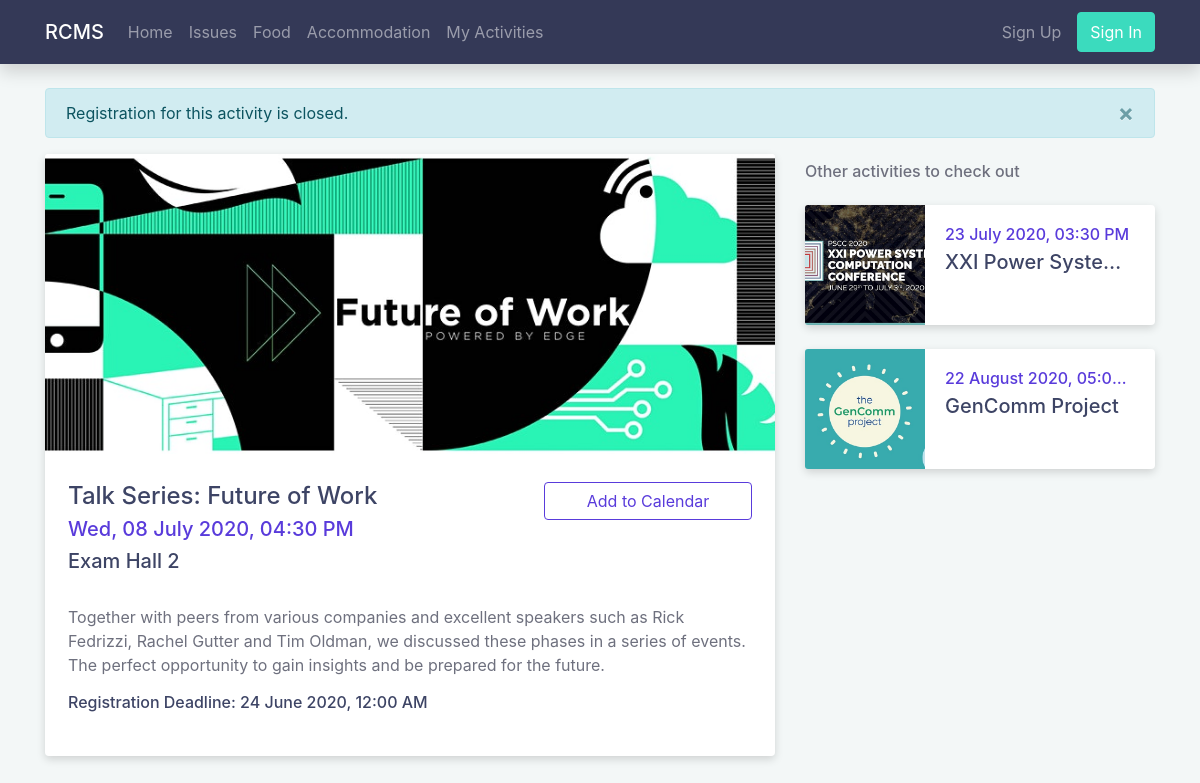
Page /activities/3 on the committed database.
### tables this page shows
CREATE TABLE activity
(
    id                    INTEGER UNSIGNED AUTO_INCREMENT PRIMARY KEY,
    name                  VARCHAR(200)  NOT NULL,
    img                   VARCHAR(2083) NOT NULL,
    venue                 VARCHAR(200)  NOT NULL,
    description           VARCHAR(5000) NOT NULL,
    activity_date         DATETIME      NOT NULL,
    registration_deadline DATETIME      NOT NULL
);

### src/models/Database.php (called while the page is built, shortened)
<?php
class Database
{
    private ?PDO $connection;
    private string $dbname;
    private string $username;
    private string $password;
    private string $host;
    private string $port;
    private string $charset;
    public function __construct(string $dbname, string $username, string $password, string $host = 'localhost', string $port = '3306', string $charset = 'utf8mb4')
    {
        $this->dbname = $dbname;
        $this->username = $username;
        $this->password = $password;
        $this->host = $host;
        $this->port = $port;
        $this->charset = $charset;
    }
    public function getConnection(): PDO
    {
        if (!isset($this->connection)) {
            $dsn = "mysql:dbname=$this->dbname;host=$this->host;port=$this->port;charset=$this->charset";
            $options = [
                PDO::ATTR_DEFAULT_FETCH_MODE => PDO::FETCH_ASSOC,
                PDO::ATTR_ERRMODE => PDO::ERRMODE_EXCEPTION,
                PDO::ATTR_EMULATE_PREPARES => false,
                PDO::MYSQL_ATTR_FOUND_ROWS => true,
            ];
            try {
                $this->connection = new PDO($dsn, $this->username, $this->password, $options);
            } catch (PDOException $e) {
                throw $e;
            }
        }
        return $this->connection;
    }
}

### src/models/ActivityModel.php (called while the page is built, shortened)
<?php
class ActivityModel
{
    private PDO $connection;
    public function __construct(PDO $connection)
    {
        $this->connection = $connection;
    }
    public function getAllExceptId(int $id): array
    {
        try {
            $stmt = $this->connection->prepare('SELECT * FROM activity WHERE NOT id = ? AND activity_date >= CURDATE() ORDER BY activity_date');
            $stmt->execute([$id]);
            $data = $stmt->fetchAll();
            return $data;
        } catch (PDOException $exception) {
            error_log('ActivityModel: getAllExceptId: ' . $exception->getMessage()  . ' id: ' . $id);
            throw $exception;
        }
    }
    public function getById(int $id): array
    {
        try {
            $stmt = $this->connection->prepare('SELECT * FROM activity WHERE id = ?');
            $stmt->execute([$id]);
            $data = $stmt->fetch();
            return $data;
        } catch (PDOException $exception) {
            error_log('ActivityModel: getById: ' . $exception->getMessage() . ' id: ' . $id);
            throw $exception;
        }
    }
}

### src/modules/activity/activity-details.php (the view, shortened to what this page needs)
<?php
include '../src/templates/header.php';
include '../src/templates/navbar.php';
include '../src/models/ActivityModel.php';
$matches = [];
preg_match('/^\/activities\/(\w+)\/?$/i', $_SERVER['REQUEST_URI'], $matches);
$activity_id = intval($matches[1]);
$not_found = false;
if ($activity_id != 0) {
    $db = new Database(DATABASE_NAME, DATABASE_USERNAME, DATABASE_PASSWORD);
    $server_err = false;
    $record = [];
    try {
        $activity_model = new ActivityModel($db->getConnection());
        $record = $activity_model->getById($activity_id);
    } catch (PDOException $exception) {
        $server_err = true;
    }
    if (!$not_found && !$server_err) {
        $other_activities = [];
        try {
            $other_activities = $activity_model->getAllExceptId($activity_id);
        } catch (PDOException $exception) {
        }
    }
} else {
    $not_found = true;
}
?>
<main class="container">
    <?php if (!$not_found) : ?>
        <?php if (!$server_err) : ?>
            <?php if (date("Y-m-d H:i:s") >= $record['activity_date']): ?>
                <div class="alert alert-info alert-dismissible fade show" role="alert">
                    This activity has ended.
                    <button type="button" class="close" data-dismiss="alert">
                        <span>&times;</span>
                    </button>
                </div>
            <?php elseif (date("Y-m-d H:i:s") >= $record['registration_deadline']): ?>
                <div class="alert alert-info alert-dismissible fade show" role="alert">
                    Registration for this activity is closed.
                    <button type="button" class="close" data-dismiss="alert">
                        <span>&times;</span>
                    </button>
                </div>
            <?php endif; ?>
            <div class="row">
                <div class="col-lg-8">
                    <div class="card sticky-top">
                        <div class="position-relative">
                            <img class="card-img-top card-img-300" src="<?= $record['img'] ?>">
                        </div>
                        <div class="card-body px-2">
                            <div class="container">
                                <div class="row pt-2 pb-3">
                                    <div class="col-md-8 m-auto align-items-center ">
                                        <h4 class="text-primary card-title"><?= $record['name'] ?></h4>
                                        <h5 class="text-primary-purple card-subtitle"><?= date('D, d F Y, h:i A ', strtotime($record['activity_date'])) ?></h5>
                                        <h5 class="text-primary mt-2"><?= $record['venue'] ?></h5>
                                    </div>
                                    <div class="col-md-4 pt-3 pt-md-0">
                                        <?php if (date("Y-m-d H:i:s") < $record['activity_date']): ?>
                                            <div title="Add to Calendar"
                                                 class="btn btn-outline-primary w-100 mb-3 addeventatc">
                                                Add to Calendar
                                            </div>
                                        <?php endif; ?>
                                    </div>
                                </div>
                                <div class="row">
                                    <div class="col">
                                        <p class="text-secondary"><?= $record['description'] ?></p>
                                        <h6 class="text-primary mt-3 mb-4">Registration
                                            Deadline: <?= date('d F Y, h:i A ', strtotime($record['registration_deadline'])) ?></h6>
                                    </div>
                                </div>
                            </div>
                        </div>
                    </div>
                </div>
                <div class="col-lg-4 mt-5 mt-lg-2">
                    <h6 class="text-secondary text-lg-left text-center">Other activities to check out</h6>
                    <?php if (!empty($other_activities)): ?>
                        <?php foreach ($other_activities as $activity): ?>
                            <div class="card raised-card flex-row mt-4">
                                <img class="card-img-left" src="<?= $activity['img'] ?>">
                                <div class="card-body details-sm">
                                    <h6 class="card-title text-truncate text-primary-purple "><?= date('d F Y, h:i A ', strtotime($activity['activity_date'])) ?></h6>
                                    <h5 class="card-subtitle text-truncate text-primary"><?= $activity['name'] ?></h5>
                                </div>
                            </div>
                        <?php endforeach; ?>
                    <?php else: ?>
                        <p class="text-center text-secondary my-5">No other activities found.</p>
                    <?php endif; ?>
                </div>
            </div>
        <?php else: include '../src/templates/server_err.php'; endif; ?>
    <?php else : include '../src/templates/404.php'; endif; ?>
</main>
<?php include '../src/templates/footer.php' ?>

### public/assets/css/custom.css (style rules this page uses)
:root { --background: #F3F7F7; --primary: #593BDB; --primary-dark: #5035C5; --secondary: #3BDBBE; --secondary-dark: #35C5AB; --danger: #FA5C7C; --danger-dark: #E15370; --navbar: #343957; --text-primary: #3D4465; --text-secondary: #6E707E; }
body { background-color: var(--background); }
main { padding-top: 5.5rem; padding-bottom: 3rem; position: relative; }
.sticky-top { top: 5.5rem; }
.btn-outline-primary { color: var(--primary); border-color: var(--primary); }
.card-img-300 { object-fit: cover; height: 300px; }
.card-img-left { object-fit: cover; height: 120px; width: 120px; border-top-left-radius: calc(0.25rem - 1px); border-bottom-left-radius: calc(0.25rem - 1px); }
.card { border: 0; transition: 0.3s; box-shadow: 0 0.2rem 0.5rem rgba(0, 0, 0, 0.15); }
.details-sm { height: 90px; overflow-y: hidden; }
.text-primary { color: var(--text-primary) !important; }
.text-secondary { color: var(--text-secondary) !important; }
.text-primary-purple { color: var(--primary) !important; }

### rows in the picture
activity: img (picture), name "Talk Series: Future of Work", activity_date "Wed, 08 July 2020, 04:30 PM", venue "Exam Hall 2", description "Together with peers from various companies and excellent speakers such as Rick Fedrizzi, Rachel Gutter and Tim Oldman, we discussed these phases in a series of events. The perfect opportunity to gain insights and be prepared for the future.", registration_deadline "24 June 2020, 12:00 AM"
activity: img (picture), activity_date "23 July 2020, 03:30 PM", name "XXI Power Syste…"
activity: img (picture), activity_date "22 August 2020, 05:0…", name "GenComm Project"
